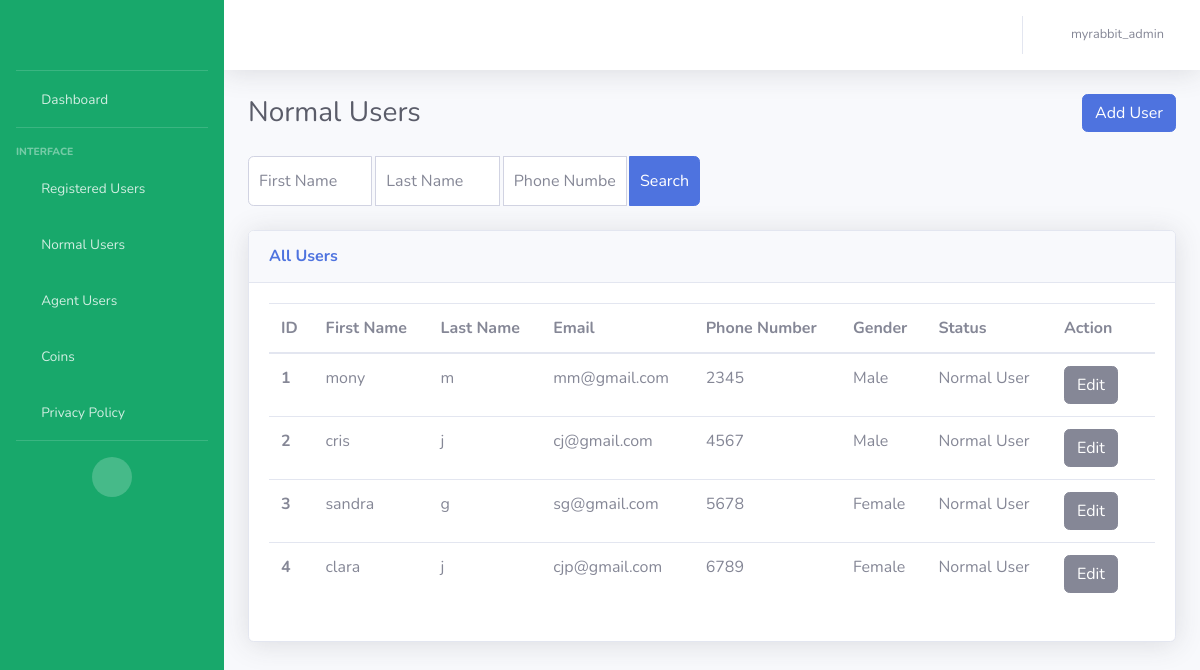
Page /normal_user (signed in) on the earlier database version.
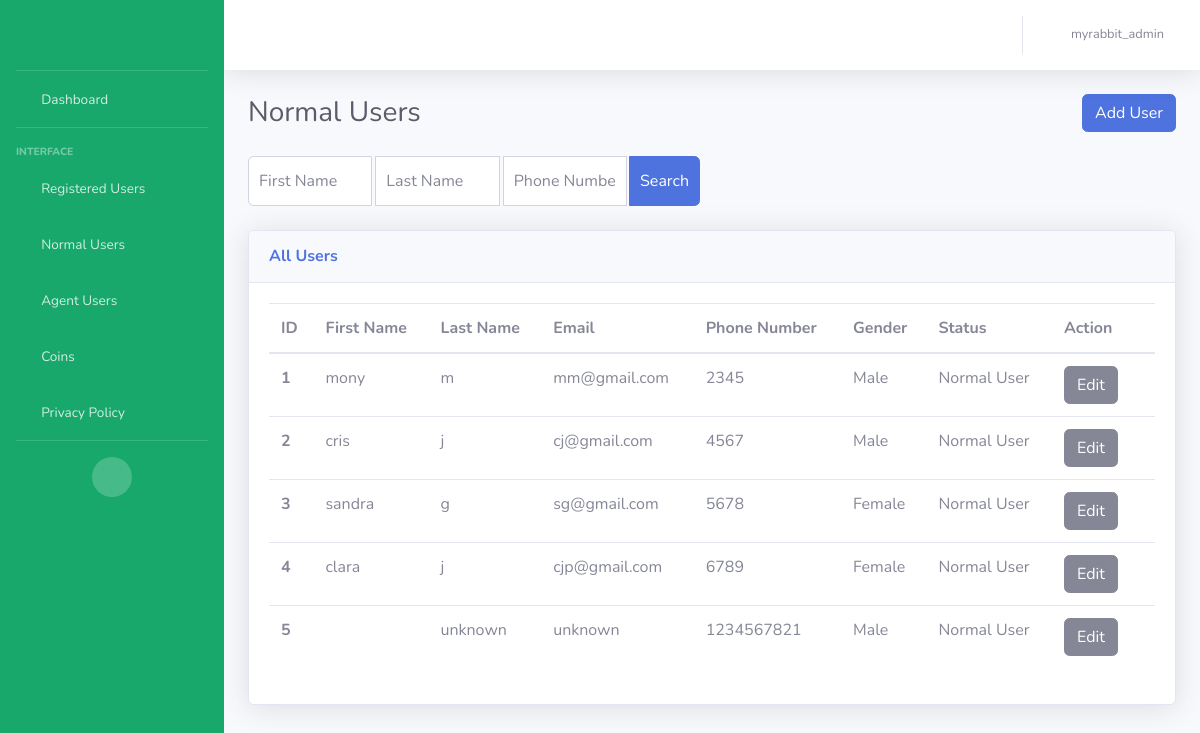
Same page on the later database version.
### my_rabit_app/models.py (models this page shows, shortened)
class CustomerModel(models.Model):
    NORMAL_USER = 'Normal User'
    AGENT_USER = 'Agent User'
    USER_STATUS_CHOICES = [
        (NORMAL_USER, 'Normal User'),
        (AGENT_USER, 'Agent User'),
    ]
    MALE = 'Male'
    FEMALE = 'Female'
    GENDER_CHOICES = [
        (MALE, 'Male'),
        (FEMALE, 'Female')
    ]
    customer_id = models.AutoField(primary_key=True)
    customer_first_name = models.CharField(max_length=100, blank=False)
    customer_last_name = models.CharField(max_length=100, default="unknown")
    customer_email = models.EmailField(default="unknown")
    customer_phone_number = models.CharField(max_length=50)
    customer_password = models.CharField(max_length=100, default='unknown')
    rating = models.IntegerField(default=0)
    terms_conditions = models.BooleanField(default=False)
    is_online = models.BooleanField(default=False)
    is_engaged = models.BooleanField(default=False)
    is_existing = models.BooleanField(default=False)
    adhaar_no = models.CharField(max_length=50, default="unknown")
    terms_conditions = models.BooleanField(default=False)
    gender = models.CharField(
        max_length=20,
        choices=GENDER_CHOICES,
        null=True
    )
    status = models.CharField(
        max_length=20,
        choices=USER_STATUS_CHOICES,
        default=NORMAL_USER,
    )
    @property
    def rating(self):
        from .models import RatingModel
        rating = RatingModel.objects.filter(agent=self).aggregate(Avg('ratings')).get('ratings__avg')
        return rating if rating is not None else 0

### my_rabit_app/views.py (the view)
# urls.py: path('normal_user', views.normal_user, name='normal_user'),  # Page for viewing all users
def normal_user(request):
    username = request.session.get('user', None)
    if username is None:
        return redirect('/login')
    users = CustomerModel.objects.filter(status='Normal User')
    return render(request, 'normaluser.html', {'users': users, 'username': username})

### templates/normaluser.html (shortened to what the changed rows need)
{% extends 'base.html' %}
{% block content %}
    <div class="container-fluid">
        <div class="d-sm-flex align-items-center justify-content-between mb-4">
            <h1 class="h3 mb-0 text-gray-800">Normal Users</h1>
        </div>
        <div class="row">
            <div class="col">
                <div class="card shadow mb-4">
                    <div class="card-body">
                        <div class="table-responsive">
                            <table class="table table-hover all-users">
                                <thead>
                                    <tr>
                                        <th scope="col">ID</th>
                                        <th scope="col">First Name</th>
                                        <th scope="col">Last Name</th>
                                        <th scope="col">Email</th>
                                        <th scope="col">Phone Number</th>
                                        <th scope="col">Gender</th>
                                        <th scope="col">Status</th>
                                        <th scope="col">Action</th>
                                    </tr>
                                </thead>
                                <tbody>
                                {% for user in users %}
                                    <tr>
                                        <th scope="row">{{ forloop.counter }}</th>
                                        <td>{{ user.customer_first_name }}</td>
                                        <td>{{ user.customer_last_name }}</td>
                                        <td>{{ user.customer_email }}</td>
                                        <td>{{ user.customer_phone_number }}</td>
                                        <td>{{ user.gender }}</td>
                                        <td>
                                            <span id="status_text_{{ user.customer_id }}">{{ user.status }}</span>
                                        </td>
                                        <td>
                                            <button id="edit_button_{{ user.customer_id }}" class="btn btn-secondary" onclick="editStatus('{{ user.customer_id }}')">Edit</button>
                                            <form id="delete_form_{{ user.customer_id }}" method="POST" action="{% url 'delete_user' %}" style="display: inline;">
                                                <i class="fas fa-trash" onclick="document.getElementById('delete_form_{{ user.customer_id }}').submit();" style="cursor: pointer;"></i>
                                            </form>
                                        </td>
                                    </tr>
                                {% endfor %}
                                </tbody>
                            </table>
                        </div>
                    </div>
                </div>
            </div>
        </div>
    </div>
{% endblock %}

Differences in the rows shown:
added CustomerModel: customer_last_name "unknown", customer_email "unknown", customer_phone_number "1234567821", gender "Male", status "Normal User"
